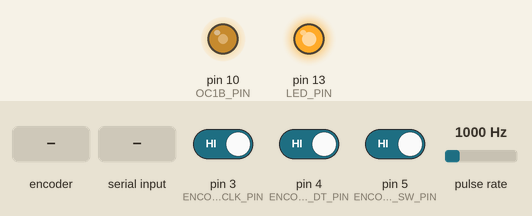
This sketch was run on a simulated Arduino Uno, built with avr-gcc and run on an emulated ATmega328P. On the bench: output pins drawn as LEDs (lit = HIGH). Wiring (inferred from the names in the program): pulse sensor: data pin 2. The inputs (shaded band) are chosen by the test bench; at power-on: pulse rate 1000 Hz, pin 5 (ENCODER_SW_PIN) HIGH, pin 3 (ENCODER_CLK_PIN) HIGH, pin 4 (ENCODER_DT_PIN) HIGH.

Above: at 1.4 s.
1.5 s: rotary encoder on pin 3 (ENCODER_CLK_PIN) / pin 4 (ENCODER_DT_PIN) turned 3 steps (first pin leading)
At 2.4 s:
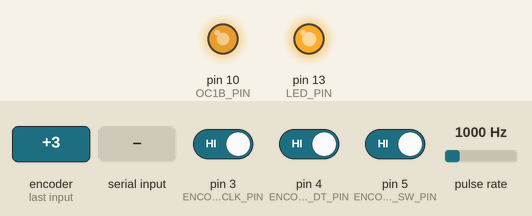
4.5 s: pulse rate (sensor on pin 2) set to 1153 Hz
At 6.8 s:
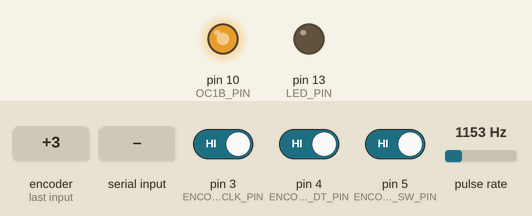
7.5 s: "5\n" received over Serial
At 8.5 s:
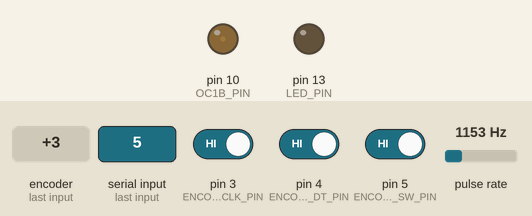
9.0 s: pulse rate (sensor on pin 2) set to 100 Hz
At 10.4 s:
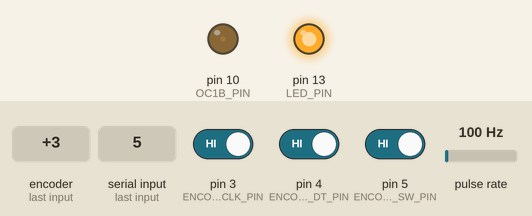
11.5 s: rotary encoder on pin 3 (ENCODER_CLK_PIN) / pin 4 (ENCODER_DT_PIN) turned 2 steps (second pin leading)
At 12.4 s:
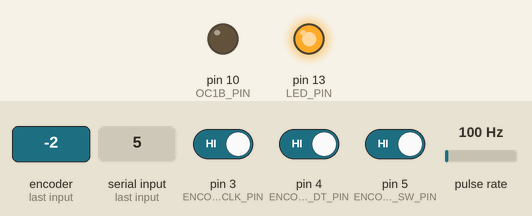
13.4 s: pin 5 (ENCODER_SW_PIN) driven LOW
At 14.2 s:
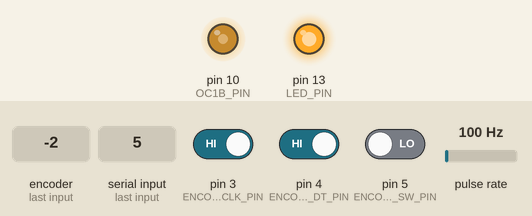
Timing chart, 0 to 15.9 s (numbered marks = the images above; inputs shaded):
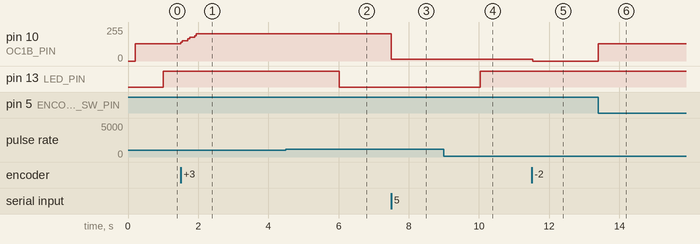

Measured:
- the behaviour switches between 1089 and 1090 Hz on pulse rate (sensor on pin 2) (found by bisection; images 1 and 2)
- after the input at 1.5 s, pin 10 (OC1B_PIN): 128/255 → 153/255 at once, → 179/255 0.20 s later, → 204/255 0.20 s later
- after the input at 4.5 s, pin 13 (LED_PIN): HIGH → LOW after 1.5 s
- after the input at 7.5 s, pin 10 (OC1B_PIN): 204/255 → 13/255 at once
- after the input at 9.0 s, pin 13 (LED_PIN): LOW → HIGH after 1.0 s
- after the input at 11.5 s, pin 10 (OC1B_PIN): 13/255 → 0/255 at once
- after the input at 13.4 s, pin 10 (OC1B_PIN): 0/255 → 128/255 at once

The sketch:

enclosure-fan-controller.ino
```cpp
//#include <avr/iom328p.h> // for vscode to understand PWM timer registry definitions

// Pins
#define RPM_PIN 2 //D2, PD2
#define LED_PIN LED_BUILTIN
#define ENCODER_CLK_PIN 3 //D3
#define ENCODER_DT_PIN 4 //D4
#define ENCODER_SW_PIN 5 //D5

//PWM settings
const word PWM_FREQ_HZ = 25000; // Target freq for Noctua PWM control
const word TCNT1_TOP = 16000000 / (2 * PWM_FREQ_HZ);
const byte OC1A_PIN = 9;
const byte OC1B_PIN = 10; // PWM OUTPUT
const byte RPM_PULSES = 2;
const int DEFAULT_PWM = 50;

// RPM/PWM
int interruptCounter, rpm, currentPWM = 0;
unsigned long lastRPMCalc = 0;

// Rotary encoder
int stateCLK;
int stateCLK_last;
int stateSW;

// Serial
bool sendStatus = false;
unsigned long lastSerialMillis = 0;
int txDelay = 500;


// -----------------------------------------------------------------------------
// Main program setup
// -----------------------------------------------------------------------------
void setup() {
  delay(200); // Precatuion if "serial causes sketch to run twice" should occur.
  Serial.begin(115200);
  while (!Serial) {
    ;  // wait for serial port to connect. Needed for native USB port only
  }
  pinMode(LED_BUILTIN, OUTPUT);
  setup_pwm();
  set_pwm(DEFAULT_PWM);
  setup_rotary_encoder();
  if (sendStatus) Serial.println("Setup complete.");
}

// -----------------------------------------------------------------------------
// Main program loop
// -----------------------------------------------------------------------------
void loop() {
  // Small delay eeded to slow down the loop to correctly read serial input,
  // otherwise only the last digit is applied as PWM. However, it does affect
  // timeToTransmitStatus() accuracy.
  delay(5);
  read_rpm();
  read_rotary_encoder();
  if (time_to_transmit_status() and sendStatus) print_status();
  (rpm > 0) ? digitalWrite(LED_PIN, HIGH) : digitalWrite(LED_PIN, LOW);

  if (Serial.available() > 0){
    String inString = "";
    int inChar = 0;
    while (Serial.available() > 0){
      int inChar = Serial.read();
      if (isDigit(inChar)){
        inString += (char)inChar;
      }
    }
    set_pwm(inString.toInt());
  }
}

// -----------------------------------------------------------------------------
// Initializes the timer used for PWM control
// -----------------------------------------------------------------------------
void setup_pwm(){
  pinMode(RPM_PIN, INPUT_PULLUP);
  pinMode(OC1B_PIN, OUTPUT);

  // Clear Timer1 control and count registers
  TCCR1A = 0;
  TCCR1B = 0;
  TCNT1  = 0;

  // Timer1 configuration description from
  // https://projecthub.arduino.cc/KaptenJansson/pwn-fan-controller-with-temp-sensing-and-button-override-5306e0
  // COM1A(1:0) = 0b10   (Output A clear rising/set falling)
  // COM1B(1:0) = 0b00   (Output B normal operation)
  // WGM(13:10) = 0b1010 (Phase correct PWM)
  // ICNC1      = 0b0    (Input capture noise canceler disabled)
  // ICES1      = 0b0    (Input capture edge select disabled)
  // CS(12:10)  = 0b001  (Input clock select = clock/1)

  // https://github.com/mariuste/Fan_Temp_Control/blob/main/code/Fan_Temp_Control/Fan_Temp_Control.ino
  // Set PWM frequency to about 25khz on pins 9,10 (timer 1 mode 10, no prescale, count to 320)
  TCCR1A = (1 << COM1A1) | (1 << COM1B1) | (1 << WGM11);
  TCCR1B = (1 << CS10) | (1 << WGM13);
  ICR1 = TCNT1_TOP;
  OCR1A = 0;
  OCR1B = 0;

  interrupts(); // enables interrupts, sei() is an alternitive
  attachInterrupt(digitalPinToInterrupt(RPM_PIN), rpm_countup, RISING);
}

// -----------------------------------------------------------------------------
// Sets the specific duty cycle (%) on the PWM pin
// -----------------------------------------------------------------------------
void set_pwm(int duty){
  duty = duty<0 ? 0 : duty>100 ? 100 : duty; // c++ ternary conditional operator
	float f = (float) duty / 100;
  OCR1B = (uint16_t) (TCNT1_TOP * f);
  currentPWM = duty;
}

// -----------------------------------------------------------------------------
// Reads and calculates the current fan RPM.
// -----------------------------------------------------------------------------
int read_rpm() {
  // Note: millis() rollover should happen about every 49 days on a constant
  // run. This should be automatically handled as the variables are unsigned.
  unsigned long elapsedTime = millis() - lastRPMCalc;
  if (elapsedTime >= 1000) { // about one second
    noInterrupts(); // disables interrupts, cli() is an alternative
    // Since fan tachometer outputs signal in hertz and not rpm, reading is
    // multiplied by 60. Additionally, as the fan outputs two impulses per
    // revolution, the reading is also divided by 2.
    // https://noctua.at/pub/media/wysiwyg/Noctua_PWM_specifications_white_paper.pdf
    // https://noctua.at/en/nf-a12x25-5v-pwm/specification
    rpm = (interruptCounter / RPM_PULSES) * 60;
    lastRPMCalc = millis();
    interruptCounter = 0;
    interrupts(); // enables interrupts again
  }
}

// -----------------------------------------------------------------------------
// Called on RPM interrupts
// -----------------------------------------------------------------------------
void rpm_countup() {
  interruptCounter++;
}

// -----------------------------------------------------------------------------
// Sets up the pins used for the rotary encoder
// -----------------------------------------------------------------------------
void setup_rotary_encoder(){
  pinMode(ENCODER_CLK_PIN, INPUT_PULLUP);
  pinMode(ENCODER_DT_PIN, INPUT_PULLUP);
  pinMode(ENCODER_SW_PIN, INPUT_PULLUP);
  stateCLK_last = digitalRead(ENCODER_CLK_PIN);
}

// -----------------------------------------------------------------------------
// Reads and calculates the input from the rotary encoder
// -----------------------------------------------------------------------------
void read_rotary_encoder(){
  stateCLK = digitalRead(ENCODER_CLK_PIN);
  stateSW = digitalRead(ENCODER_SW_PIN);
  if (stateSW != HIGH) {
    set_pwm(DEFAULT_PWM);
  }
  else if (stateCLK != stateCLK_last) {
    if (digitalRead(ENCODER_DT_PIN) != stateCLK){ // Clockwise move
      set_pwm(currentPWM + 5);
    } else { // Counterclockwise move
      set_pwm(currentPWM - 5);
    }
  }
  stateCLK_last = stateCLK;
}

// -----------------------------------------------------------------------------
// Prints some status messages over serial
// -----------------------------------------------------------------------------
void print_status(){
  Serial.print("RPM: "); Serial.print(rpm);
  Serial.print(", Duty %: "); Serial.println(currentPWM);
}

// -----------------------------------------------------------------------------
// Checks if there has been enough time (txDelay) since last transmission
// -----------------------------------------------------------------------------
bool time_to_transmit_status(){
  unsigned long elapsedTime = millis() - lastSerialMillis;
  if (elapsedTime > txDelay){
    lastSerialMillis = millis();
    return true;
  } else return false;
}
```
